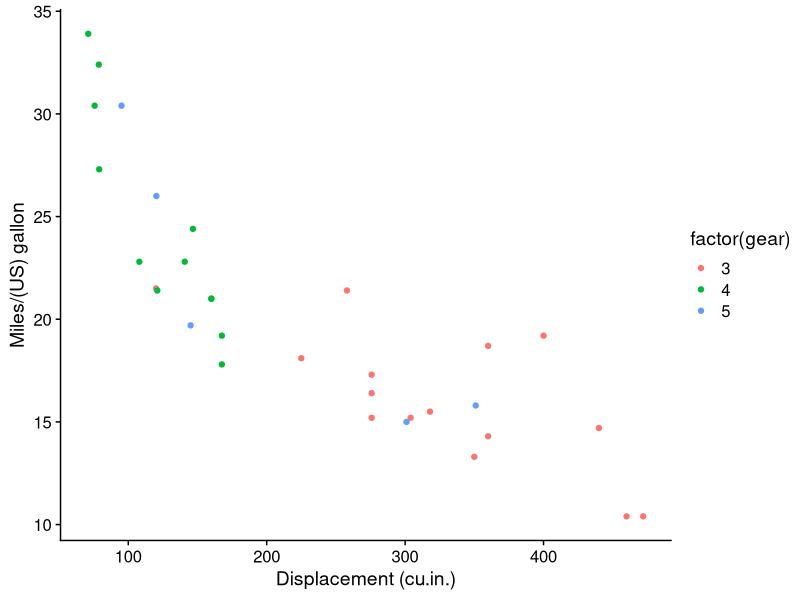

Reproduce this figure in R.
## ---- chunk 1
library(ggplot2)
library(cowplot)
## ---- chunk 2
ggplot(data = mtcars, aes(x = disp, y = mpg, colour = factor(gear))) + geom_point() + theme_cowplot() + xlab("Displacement (cu.in.)") + ylab("Miles/(US) gallon") 
